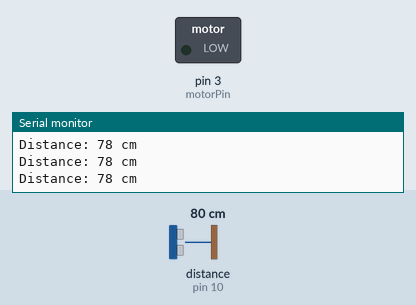
The program below on a simulated Arduino Uno, built with avr-gcc and run on an emulated ATmega328P. Shown: switched loads named in the program (green lamp = pin HIGH), the last lines printed to the serial monitor. Wiring (inferred from the names in the program): ultrasonic range finder: trigger pin 9; echo pin 10. Inputs (shaded band) come from the test bench; at power-on: distance to the obstacle (sensor on pin 10) 80 cm. The echo pulse lasts 58.3 µs per cm; pins used as bus, display or sensor lines are not drawn.

Above: at 6.2 s.
6.3 s: distance to the obstacle (sensor on pin 10) set to 55 cm
7.8 s: distance to the obstacle (sensor on pin 10) set to 46 cm
At 9.0 s:
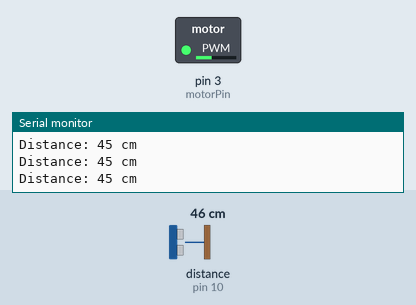
9.3 s: distance to the obstacle (sensor on pin 10) set to 2 cm
At 9.9 s:
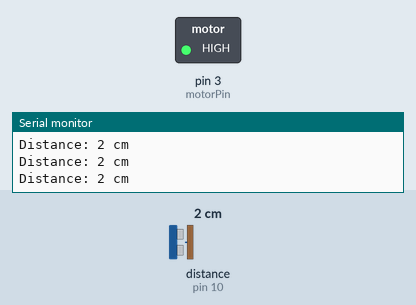
10.8 s: distance to the obstacle (sensor on pin 10) set to 35 cm
At 11.5 s:
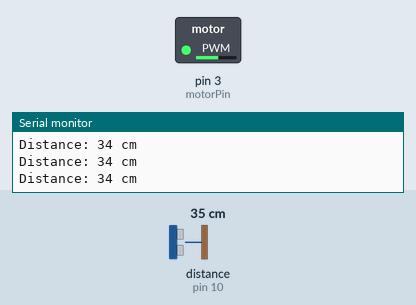
12.3 s: distance to the obstacle (sensor on pin 10) set to 4 cm
At 13.0 s:
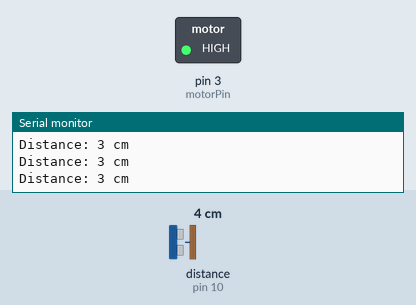
Timing chart, 0 to 14.8 s (numbered marks = the images above; inputs shaded):
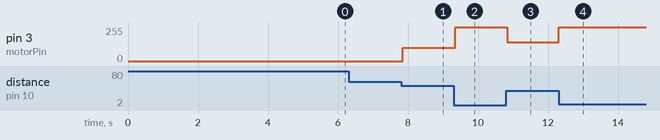

Measured:
- the behaviour switches between 51 and 50 cm on distance to the obstacle (sensor on pin 10) (found by bisection; images 0 and 1)
- after the input at 7.8 s, pin 3 (motorPin): 0/255 → 99/255 after 0.06 s
- after the input at 9.3 s, pin 3 (motorPin): 99/255 → 255/255 after 0.05 s
- after the input at 10.8 s, pin 3 (motorPin): 255/255 → 142/255 at once
- after the input at 12.3 s, pin 3 (motorPin): 142/255 → 255/255 at once

The program:

main.cpp
```cpp
#include <Arduino.h>

/*
  Ultrasonic Sensor to Vibration Motor Controller (Direct Transistor/PWM Edition)
  Connects an HC-SR04 ultrasonic sensor to a vibration motor via a transistor.
  Uses Pin 3 (PWM) for the vibration motor control.
  When an object is detected within 50cm, the vibration motor activates.
*/

const int trigPin = 9;    // HC-SR04 Trigger pin
const int echoPin = 10;   // HC-SR04 Echo pin
const int motorPin = 3;   // PWM pin connected to transistor base/gate

// Configuration
const int maxDistance = 50; // Maximum distance to react (cm)
const int minDistance = 5;  // Minimum distance for max vibration (cm)

long getDistance() {
  digitalWrite(trigPin, LOW);
  delayMicroseconds(2);
  digitalWrite(trigPin, HIGH);
  delayMicroseconds(10);
  digitalWrite(trigPin, LOW);

  long duration = pulseIn(echoPin, HIGH, 30000); // 30ms timeout
  if (duration == 0) return 999;

  long distance = duration * 0.034 / 2; // Distance in cm
  return distance;
}

void setup() {
  Serial.begin(115200);
  delay(5000); // Give the serial monitor time to connect

  Serial.println("\n\n--- Starting System ---");
  Serial.println("Direct PWM Motor Controller Initializing...");
  Serial.flush();

  Serial.println("Initializing pins...");
  Serial.flush();
  pinMode(trigPin, OUTPUT);
  pinMode(echoPin, INPUT);
  pinMode(motorPin, OUTPUT);

  // Ensure motor is off
  analogWrite(motorPin, 0);

  Serial.println("Initialization complete!");
  Serial.flush();
}

void loop() {
  long distance = getDistance();

  Serial.print("Distance: ");
  Serial.print(distance);
  Serial.println(" cm");

  if (distance > 0 && distance < maxDistance) {
    // Map distance to speed (closer = faster)
    // Constrain distance to our range first
    int constrainedDist = constrain(distance, minDistance, maxDistance);
    int motorSpeed = map(constrainedDist, maxDistance, minDistance, 80, 255);

    analogWrite(motorPin, motorSpeed);
  } else {
    // Turn off motor
    analogWrite(motorPin, 0);
  }

  delay(50); // Faster sampling for better responsiveness
}
```
